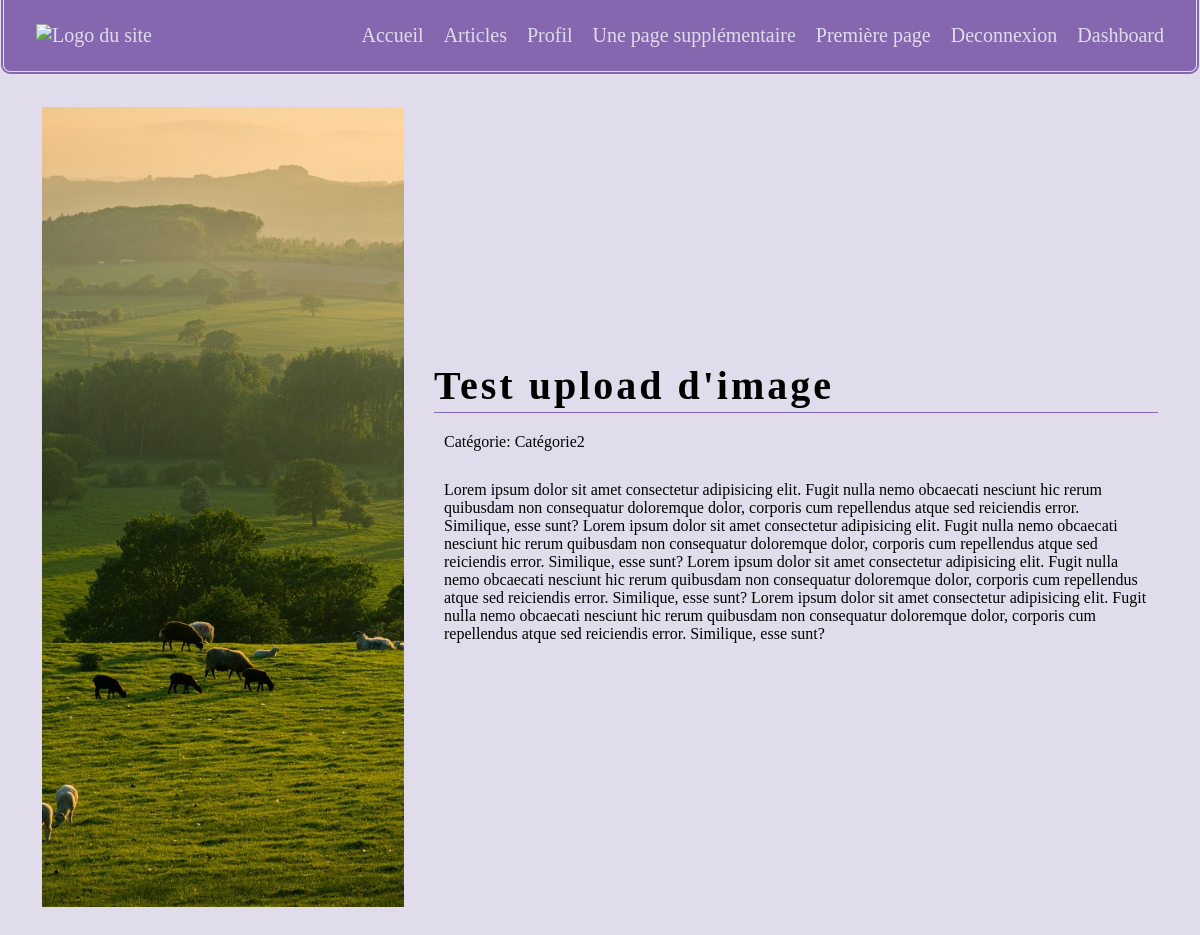
The page /detailarticle.php?id=20 (signed in) on the database its author committed.
### tables this page shows
CREATE TABLE IF NOT EXISTS `pages` (
  `id_page` int NOT NULL AUTO_INCREMENT,
  `titre_page` varchar(100) NOT NULL,
  `image_page` varchar(100) NOT NULL,
  `contenu_page` text NOT NULL,
  `date_page` date NOT NULL,
  `statut_page` varchar(100) NOT NULL COMMENT 'brouillon, en attente ou publié',
  PRIMARY KEY (`id_page`)
);

CREATE TABLE IF NOT EXISTS `articles` (
  `id_article` int NOT NULL AUTO_INCREMENT,
  `titre_article` varchar(100) NOT NULL,
  `image_article` varchar(100) NOT NULL,
  `contenu_article` text NOT NULL,
  `date_article` date NOT NULL,
  `categorie_article` varchar(100) NOT NULL,
  `statut_article` varchar(100) NOT NULL COMMENT 'brouillon, en attente ou publié',
  PRIMARY KEY (`id_article`)
);

### detailarticle.php (the view, shortened to what this page needs)
<?php
require_once "admin/connect.php";
$id = isset($_GET['id']) ? $_GET['id'] : null;
$reqDisplay = "SELECT titre_article, image_article, contenu_article, categorie_article FROM articles WHERE id_article = :id";
$reqDisplay = $db->prepare($reqDisplay);
$reqDisplay->execute(array(
    "id" => $id,
));
$dataDisplay = $reqDisplay->fetch();
?>
<!DOCTYPE html>
<html lang="en">
<head>
    <link rel="stylesheet" href="css/global.css">
</head>
<body>
    <?php include_once "modules/header.php"; ?>
    <main>
    <?php
    if(isset($_GET['id']) && filter_var($id, FILTER_VALIDATE_INT) && $dataDisplay){
        ?>
    <article class="imgArticle">
        <img src="<?= $dataDisplay['image_article'] ?>" alt="Image de l'article <?= $dataDisplay['titre_article'] ?>">
        <div>
            <h1 class="header"><?= $dataDisplay['titre_article'] ?></h1>
            <p class="margin-b">Catégorie: <?= $dataDisplay['categorie_article'] ?></p>
            <p><?= $dataDisplay['contenu_article'] ?></p>
        </div>
    </article>
<?php }
?>
</main>
</body>
</html>

### modules/header.php (shortened to what this page needs)
<?php
include_once "admin/connect.php"
?>
<header>
    <a href="index.php"><img src="" alt="Logo du site"></a>
    <nav>
        <ul>
            <li><a href="index.php">Accueil</a></li>
            <?php
                if(isset($_SESSION['token'])){
            ?>
                <li><a href='listearticles.php'>Articles</a></li>
                <li><a href='profil.php'>Profil</a></li>
            <?php
                    $data = $db->prepare("SELECT id_page, titre_page FROM pages WHERE statut_page = :stat ORDER BY id_page DESC");
                    $data->execute(array(
                        "stat" => "publié",
                    ));
                    $resultsheader = $data->fetchAll();
                    foreach($resultsheader as $resultheader){
            ?>
                <li><a href="detailpage.php?id=<?= $resultheader['id_page'] ?>"><?= $resultheader['titre_page'] ?></a></li>
            <?php
                    }
            ?>
                <li><a href='index.php?logout=true'>Deconnexion</a></li>
            <?php
                    if($_SESSION['niveau'] == "admin" || $_SESSION['niveau'] == "moderateur"){
            ?>
                <li><a href='admin/dashboard.php'>Dashboard</a></li>
            <?php
                    }
                }
            ?>
        </ul>
    </nav>
</header>

### css/global.css (style rules this page uses)
:root { --background:#141416; --backgroundshadow:#070707; --backgroundfont:#fff; --highlight:#8567b0; --cardinner:#e1dceb; --card:#e1dceb; --cardfont:#000000 }
* { margin:0; font-family: calibri, serif; }
a { text-decoration: none; color:var(--highlight); font-weight: 900; }
img { width:100% }
body { background:var(--card); max-width:1200px; margin:auto }
header { background-color: var(--highlight); display:flex; justify-content: space-between; border-radius:0 0 10px 10px; padding:1.5rem 2rem; border:4px double var(--card); border-top:0 }
header img { width:100px }
header ul { padding:0; margin:0; list-style: none; display:flex; gap:20px; }
header a { color:var(--card); font-weight:100; font-size:20px }
p { margin:10px }
h1 { color:var(--highlight) }
main { background:var(--cardinner); border-top:0; color:var(--cardfont); margin:0 10px 10px 10px; border-radius:0 0 5px 5px; padding:2rem; }
.header { color:var(--cardfont); font-size:40px; letter-spacing: 3px; border-bottom:1px solid var(--highlight); padding-bottom:3px; margin-bottom:20px; }
.margin-b { margin-bottom:30px!important }
.imgArticle { display:grid; grid-template-columns: 1fr 2fr; gap:30px; position:sticky!important; top:0 }
.imgArticle div { margin:auto; }
.imgArticle img { height:100vh; width:100%; object-fit:cover; }

### rows shown on the page
pages: titre_page "Une page supplémentaire"
pages: titre_page "Première page"
articles: image_article (picture), titre_article "Test upload d'image", categorie_article "Catégorie2", contenu_article "Lorem ipsum dolor sit amet consectetur adipisicing elit. Fugit nulla nemo obcaecati nesciunt hic rerum quibusdam non consequatur doloremque dolor, corporis cum repellendus atque sed reiciendis error. Similique, esse sunt? Lorem ipsum dolor sit amet consectetur adipisicing elit. Fugit nulla nemo obcaecati nesciunt hic rerum quibusdam non consequatur doloremque dolor, corporis cum repellendus atque sed reiciendis error. Similique, esse sunt? Lorem ipsum dolor sit amet consectetur adipisicing elit. Fugit nulla nemo obcaecati nesciunt hic rerum quibusdam non consequatur doloremque dolor, corporis cum repellendus atque sed reiciendis error. Similique, esse sunt? Lorem ipsum dolor sit amet…"
